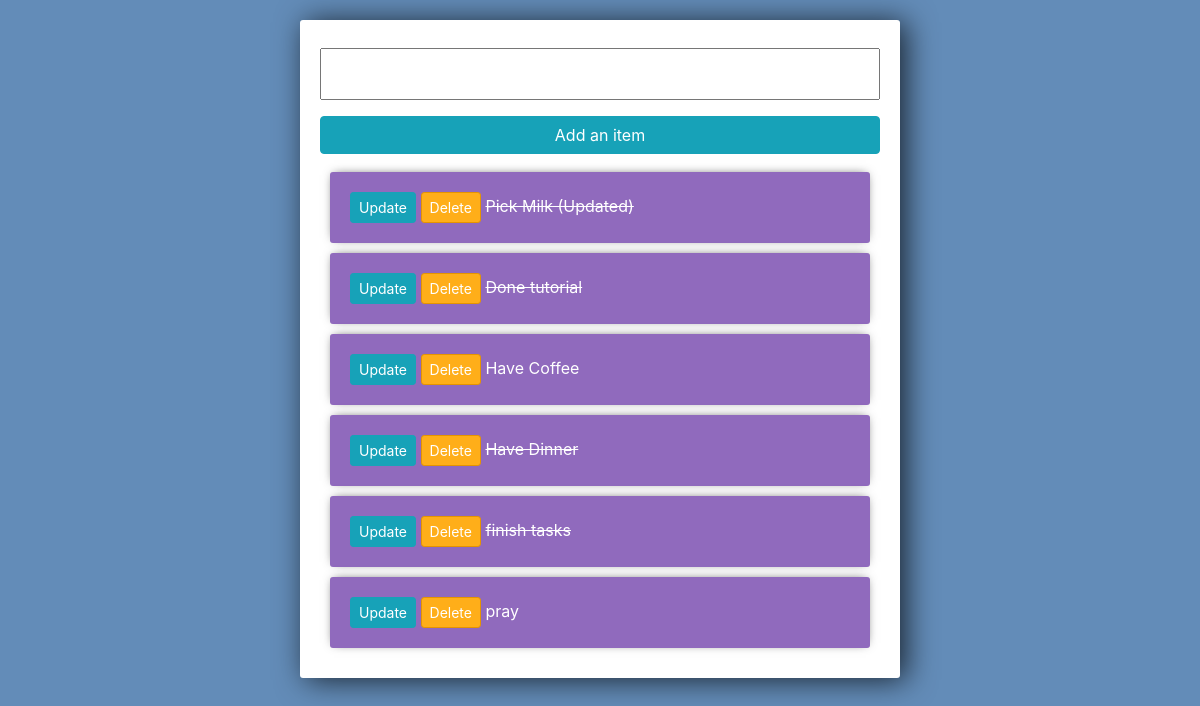
/, run on an earlier commit of the app's database.
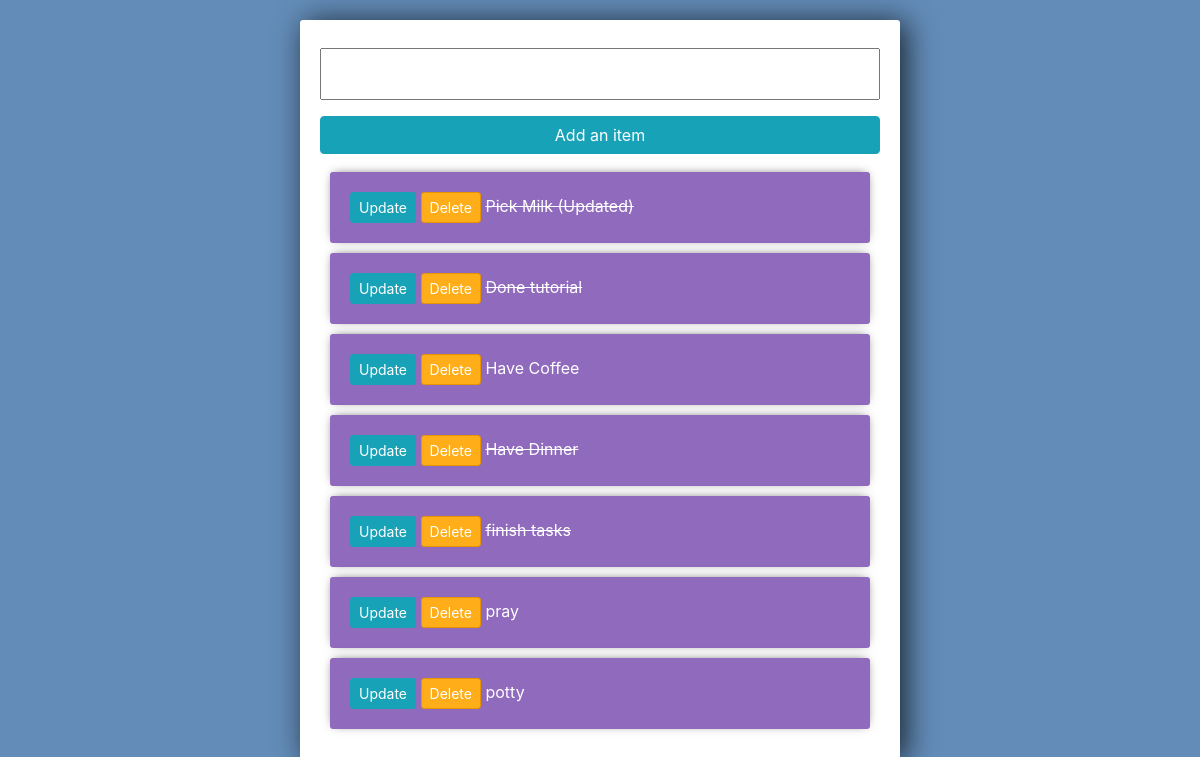
And on a later commit of the database.
### todolist/models.py (models this page shows)
class Todo(models.Model):
    title = models.CharField(max_length=255)
    complete = models.BooleanField(default=False)
    created = models.DateTimeField(auto_now_add=True)
    def __str__(self):
        return self.title

### todolist/views.py (the view)
# urls.py: path('',views.index, name="list"),
def index(request):
    todos = Todo.objects.all()
    form = TodoForm()
    if request.method == 'POST':
        form = TodoForm(request.POST)
        if form.is_valid():
            form.save()
        return redirect('/')
    context = {'todos':todos,'form':form}
    return render(request, 'todolist/list.html',context)

### todolist/forms.py
class TodoForm(forms.ModelForm):
    class Meta:
        model = Todo
        fields = '__all__'

### todolist/templates/todolist/list.html (shortened to what this page needs)
{% load static %}
<!DOCTYPE html>
<html>
    <head>
        <link rel="stylesheet" href="https://stackpath.bootstrapcdn.com/bootstrap/4.3.1/css/bootstrap.min.css">
        <link rel="stylesheet" href="{% static 'todolist/todolist.css' %}">
    </head>
    <body>
        <div class="center-column">
            <form method="POST" action="/">
                {{form.title}}
                <input  class="btn btn-info" type="submit" name="Create Task" value="Add an item">
            </form>
            <div class="todo-list">
                {% for todo in todos %}
                <div class="item-row">
                    <a class="btn btn-sm btn-info" href="{% url 'update_task' todo.id %}">Update</a>
                    <a class="btn btn-sm btn-danger"  href="{% url 'delete' todo.id %}">Delete</a>
                    {% if todo.complete == True %}
                        <s>{{todo}}</s>
                    {% else %}
                        <span>{{todo}}</span>
                    {% endif %}
                </div>
                {% endfor %}
            </div>
        </div>
    </body>
</html>

What changed in the data, as far as the page shows it:
added Todo: title "potty"
